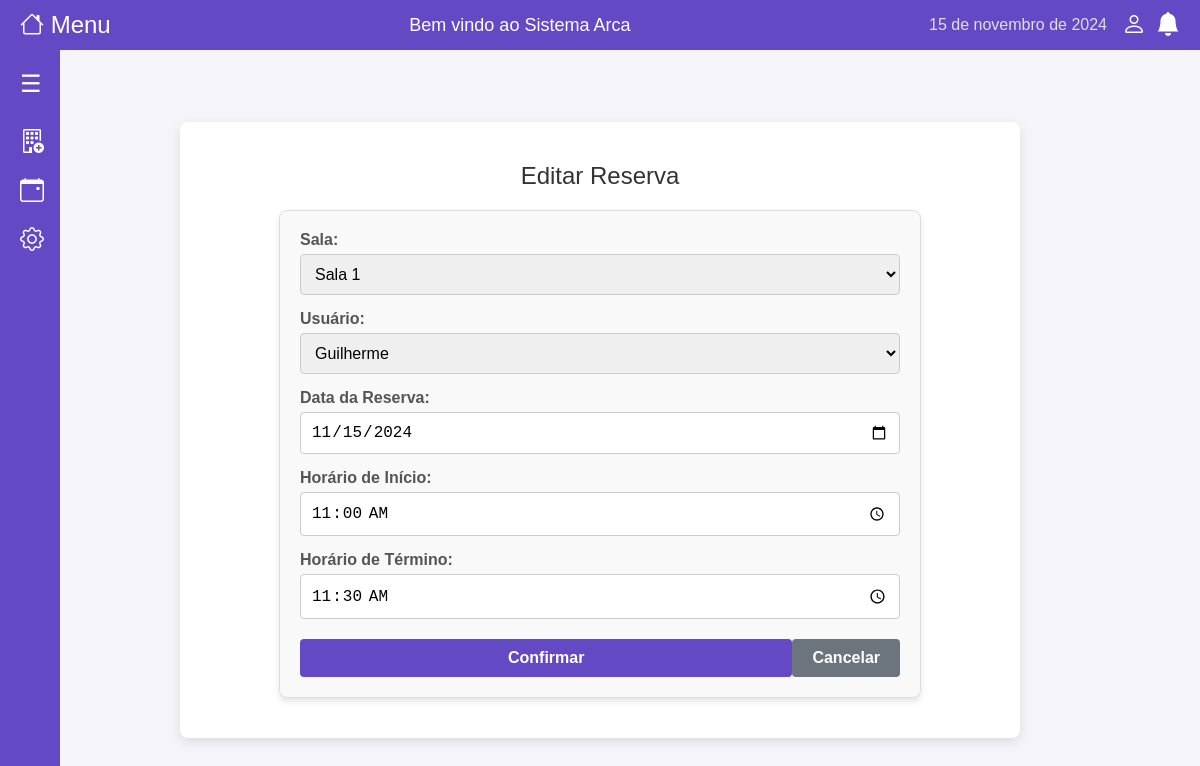
Screenshot of /reservas/editar/1 (signed in) with the database file from the repository.
### models/reserva.py (models this page shows)
class Reserva(db.Model):
    __tablename__ = 'reserva'
    id = db.Column(db.Integer, primary_key=True)
    sala_id = db.Column(db.Integer, db.ForeignKey('sala.id'), nullable=False)
    usuario_id = db.Column(db.Integer, db.ForeignKey('usuario.id'), nullable=False)
    data_reserva = db.Column(db.Date, nullable=False)
    horario_inicio = db.Column(db.Time, nullable=False)
    horario_fim = db.Column(db.Time, nullable=False)
    status = db.Column(db.String(20), default='PENDENTE')
    criado_em = db.Column(db.DateTime, default=db.func.current_timestamp())
    atualizado_em = db.Column(db.DateTime, default=db.func.current_timestamp(), onupdate=db.func.current_timestamp())
    sala = db.relationship('Sala', backref=db.backref('reservas', lazy=True))
    usuario = db.relationship('Usuario', backref=db.backref('reservas', lazy=True))

### models/sala.py (models this page shows)
class Sala(db.Model):
    __tablename__ = 'sala'
    id = db.Column(db.Integer, primary_key=True)
    nome = db.Column(db.String(50), nullable=False)
    localizacao = db.Column(db.String(50))
    capacidade = db.Column(db.Integer)
    equipamentos = db.Column(db.String(100))

### models/usuario.py (models this page shows, shortened)
class Usuario(db.Model):
    __tablename__ = 'usuario'
    id = db.Column(db.Integer, primary_key=True)
    nome = db.Column(db.String(100), nullable=False)
    data_nascimento = db.Column(db.Date, nullable=False)
    cpf = db.Column(db.String(11), nullable=False, unique=True)
    telefone = db.Column(db.String(15))
    email = db.Column(db.String(100), nullable=False, unique=True)
    tipo_usuario = db.Column(db.String(10), nullable=False, default='NORMAL')
    senha = db.Column(db.String(255), nullable=False)
    criado_em = db.Column(db.DateTime, default=db.func.current_timestamp())

### app.py (the view, shortened to what this page needs)
@app.route('/reservas/editar/<int:id>', methods=['GET', 'POST'])
@login_required
def editar_reserva(id):
    reserva = Reserva.query.get_or_404(id)
    salas = Sala.query.all()
    usuarios = Usuario.query.all()
    return render_template('reserva_form.html', title='Editar Reserva', modo='editar', salas=salas, usuarios=usuarios, reserva=reserva)

### app.py (called while the page is built)
def login_required(f):
    @wraps(f)
    def decorated_function(*args, **kwargs):
        if 'user_id' not in session:  # Verifica se o usuário está logado
            flash('Você precisa estar logado para acessar esta página.', 'warning')
            return redirect(url_for('login'))
        return f(*args, **kwargs)
    return decorated_function

### templates/reserva_form.html (shortened to what this page needs)
{% extends "base.html" %}
{% block content %}
<h2>{{ title }}</h2>
<div class="form-container">
    <form method="POST">
        <div class="form-group">
            <label for="sala_id">Sala:</label>
            <select name="sala_id" id="sala_id" class="form-control" {% if modo == 'visualizar' %}disabled{% endif %}>
                {% for sala in salas %}
                <option value="{{ sala.id }}" {% if reserva and reserva.sala_id == sala.id %}selected{% endif %}>
                    {{ sala.nome }}
                </option>
                {% endfor %}
            </select>
        </div>
        <div class="form-group">
            <label for="usuario_id">Usuário:</label>
            <select name="usuario_id" id="usuario_id" class="form-control" {% if modo == 'visualizar' %}disabled{% endif %}>
                {% for usuario in usuarios %}
                <option value="{{ usuario.id }}" {% if reserva and reserva.usuario_id == usuario.id %}selected{% endif %}>
                    {{ usuario.nome }}
                </option>
                {% endfor %}
            </select>
        </div>
        <div class="form-group">
            <label for="data_reserva">Data da Reserva:</label>
            <input type="date" name="data_reserva" id="data_reserva" class="form-control"
                   value="{{ reserva.data_reserva if reserva else '' }}"
                   {% if modo == 'visualizar' %}disabled{% endif %} required>
        </div>
        <div class="form-group">
            <label for="horario_inicio">Horário de Início:</label>
            <input type="time" name="horario_inicio" id="horario_inicio" class="form-control"
                   value="{{ reserva.horario_inicio if reserva else '' }}"
                   {% if modo == 'visualizar' %}disabled{% endif %} required>
        </div>
        <div class="form-group">
            <label for="horario_fim">Horário de Término:</label>
            <input type="time" step="60" name="horario_fim" id="horario_fim" class="form-control"
                   value="{{ reserva.horario_fim.strftime('%H:%M') if reserva and reserva.horario_fim else '' }}"
                   {% if modo == 'visualizar' %}disabled{% endif %} required>
        </div>
        {% if modo != 'visualizar' %}
        <div class="form-actions">
            <button type="submit" class="btn btn-primary">Confirmar</button>
            <a href="{{ url_for('listar_reservas') }}" class="btn btn-secondary">Cancelar</a>
        </div>
        {% else %}
        <div class="form-actions">
            <a href="{{ url_for('listar_reservas') }}" class="btn btn-secondary">Voltar</a>
        </div>
        {% endif %}
    </form>
</div>
{% endblock %}

### static/style.css (style rules this page uses)
body { font-family: 'Roboto', sans-serif; background-color: #f0f2f5; margin: 0; padding: 0; display: flex; align-items: center; justify-content: center; min-height: 100vh; }
h2 { color: #333; text-align: center; font-weight: 500; }
form label { display: block; text-align: left; margin-bottom: 5px; color: #555; }
button { width: 100%; padding: 12px; background-color: #6449c5; color: white; border: none; border-radius: 4px; cursor: pointer; font-weight: 500; font-size: 16px; transition: background-color 0.3s ease; }
a { color: #6449c5; text-decoration: none; }
body { font-family: Arial, sans-serif; margin: 0; padding: 0; background-color: #f4f4f9; }
.form-container { max-width: 600px; margin: 20px auto; padding: 20px; background: #f9f9f9; border: 1px solid #ddd; border-radius: 8px; box-shadow: 0 4px 6px rgba(0, 0, 0, 0.1); }
.form-group { margin-bottom: 15px; }
.form-group label { display: block; margin-bottom: 5px; font-weight: bold; color: #555; }
.form-control { width: 100%; padding: 10px; font-size: 16px; border: 1px solid #ccc; border-radius: 4px; box-sizing: border-box; transition: border-color 0.3s ease; }
.form-actions { display: flex; justify-content: space-between; align-items: center; margin-top: 20px; }
.btn { display: inline-block; padding: 10px 20px; font-size: 16px; font-weight: bold; text-align: center; text-decoration: none; color: #fff; background-color: #6449c5; border: none; border-radius: 4px; cursor: pointer; transition: background-color 0.3s ease; }
.btn-primary { background-color: #6449c5; }
.btn-secondary { background-color: #6c757d; }

### rows the page displays
Reserva: sala_id "Sala 1", usuario_id "Guilherme", data_reserva "11/15/2024", horario_inicio "11:00:00", horario_fim "11:30"

### other values shown
{{ title }} "Editar Reserva"
